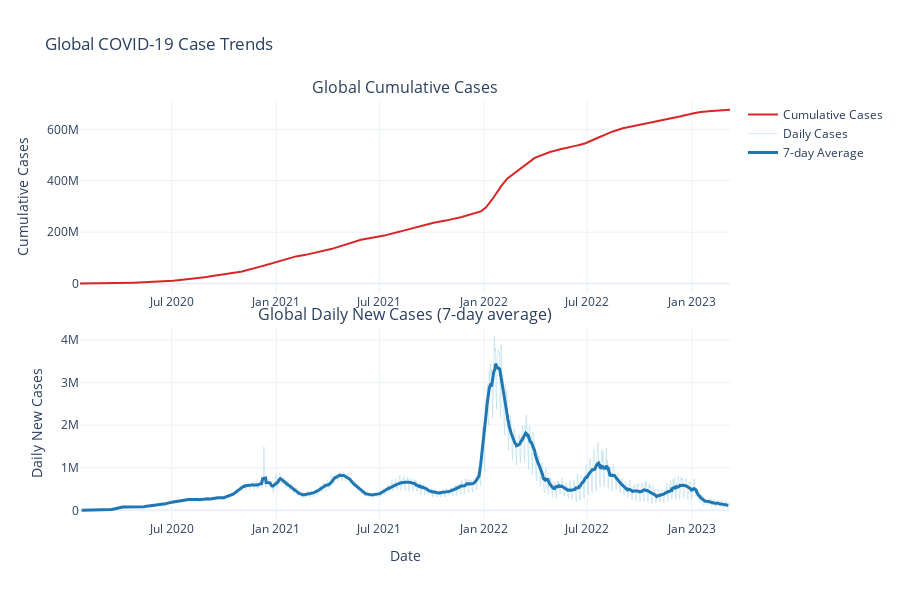

This figure's notebook cell:
### Code cell
# Visualize global case trends
fig = make_subplots(
    rows=2, cols=1,
    subplot_titles=('Global Cumulative Cases', 'Global Daily New Cases (7-day average)'),
    vertical_spacing=0.08
)

# Cumulative cases
fig.add_trace(
    go.Scatter(
        x=global_total_cases.index,
        y=global_total_cases.values,
        mode='lines',
        name='Cumulative Cases',
        line=dict(color='#d62728', width=2)
    ),
    row=1, col=1
)

# Daily new cases with 7-day average
daily_7day_avg = global_daily_cases.rolling(window=7, center=True).mean()

fig.add_trace(
    go.Scatter(
        x=global_daily_cases.index,
        y=global_daily_cases.values,
        mode='lines',
        name='Daily Cases',
        line=dict(color='lightblue', width=1),
        opacity=0.5
    ),
    row=2, col=1
)

fig.add_trace(
    go.Scatter(
        x=daily_7day_avg.index,
        y=daily_7day_avg.values,
        mode='lines',
        name='7-day Average',
        line=dict(color='#1f77b4', width=3)
    ),
    row=2, col=1
)

fig.update_layout(
    title='Global COVID-19 Case Trends',
    template='plotly_white',
    height=600
)

fig.update_yaxes(title_text="Cumulative Cases", row=1, col=1)
fig.update_yaxes(title_text="Daily New Cases", row=2, col=1)
fig.update_xaxes(title_text="Date", row=2, col=1)

fig.show()

### Figure 1 — Plotly figure (JSON) as saved in the notebook; plotly's stock layout.template omitted (floating-point values rounded to 4 significant figures; data arrays with more than 128 entries replaced by an {"elided": "..."} marker saying what was removed)
{"data": [{"line": {"color": "#d62728", "width": 2}, "mode": "lines", "name": "Cumulative Cases", "type": "scatter", "x": {"elided": "1143 str values"}, "xaxis": "x", "y": {"elided": "1143 int values"}, "yaxis": "y"}, {"line": {"color": "lightblue", "width": 1}, "mode": "lines", "name": "Daily Cases", "opacity": 0.5, "type": "scatter", "x": {"elided": "1143 str values"}, "xaxis": "x2", "y": {"elided": "1143 float values"}, "yaxis": "y2"}, {"line": {"color": "#1f77b4", "width": 3}, "mode": "lines", "name": "7-day Average", "type": "scatter", "x": {"elided": "1143 str values"}, "xaxis": "x2", "y": {"elided": "1143 float values"}, "yaxis": "y2"}], "layout": {"annotations": [{"font": {"size": 16}, "showarrow": false, "text": "Global Cumulative Cases", "x": 0.5, "xanchor": "center", "xref": "paper", "y": 1, "yanchor": "bottom", "yref": "paper"}, {"font": {"size": 16}, "showarrow": false, "text": "Global Daily New Cases (7-day average)", "x": 0.5, "xanchor": "center", "xref": "paper", "y": 0.46, "yanchor": "bottom", "yref": "paper"}], "height": 600, "title": {"text": "Global COVID-19 Case Trends"}, "xaxis": {"anchor": "y", "domain": [0, 1]}, "xaxis2": {"anchor": "y2", "domain": [0, 1], "title": {"text": "Date"}}, "yaxis": {"anchor": "x", "domain": [0.54, 1], "title": {"text": "Cumulative Cases"}}, "yaxis2": {"anchor": "x2", "domain": [0, 0.46], "title": {"text": "Daily New Cases"}}}}
